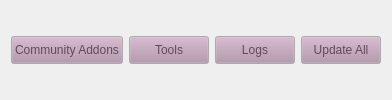
     <widget class="QWidget" name="widget_3" native="true">
      <property name="sizePolicy">
       <sizepolicy hsizetype="Preferred" vsizetype="Fixed">
        <horstretch>0</horstretch>
        <verstretch>0</verstretch>
       </sizepolicy>
      </property>
      <layout class="QHBoxLayout" name="horizontalLayout_4">
       <property name="topMargin">
        <number>0</number>
       </property>
       <property name="bottomMargin">
        <number>0</number>
       </property>
       <item>
        <widget class="QPushButton" name="push_addons">
         <property name="minimumSize">
          <size>
           <width>0</width>
           <height>28</height>
          </size>
         </property>
         <property name="palette">
          <palette>
           <active>
            <colorrole role="Button">
             <brush brushstyle="SolidPattern">
              <color alpha="255">
               <red>178</red>
               <green>146</green>
               <blue>169</blue>
              </color>
             </brush>
            </colorrole>
            <colorrole role="Text">
             <brush brushstyle="SolidPattern">
              <color alpha="255">
               <red>98</red>
               <green>73</green>
               <blue>91</blue>
              </color>
             </brush>
            </colorrole>
            <colorrole role="ButtonText">
             <brush brushstyle="SolidPattern">
              <color alpha="255">
               <red>98</red>
               <green>73</green>
               <blue>91</blue>
              </color>
             </brush>
            </colorrole>
            <colorrole role="PlaceholderText">
             <brush brushstyle="SolidPattern">
              <color alpha="128">
               <red>238</red>
               <green>238</green>
               <blue>236</blue>
              </color>
             </brush>
            </colorrole>
           </active>
           <inactive>
            <colorrole role="Button">
             <brush brushstyle="SolidPattern">
              <color alpha="255">
               <red>178</red>
               <green>146</green>
               <blue>169</blue>
              </color>
             </brush>
            </colorrole>
            <colorrole role="Text">
             <brush brushstyle="SolidPattern">
              <color alpha="255">
               <red>98</red>
               <green>73</green>
               <blue>91</blue>
              </color>
             </brush>
            </colorrole>
            <colorrole role="ButtonText">
             <brush brushstyle="SolidPattern">
              <color alpha="255">
               <red>98</red>
               <green>73</green>
               <blue>91</blue>
              </color>
             </brush>
            </colorrole>
            <colorrole role="PlaceholderText">
             <brush brushstyle="SolidPattern">
              <color alpha="128">
               <red>238</red>
               <green>238</green>
               <blue>236</blue>
              </color>
             </brush>
            </colorrole>
           </inactive>
           <disabled>
            <colorrole role="Button">
             <brush brushstyle="SolidPattern">
              <color alpha="255">
               <red>178</red>
               <green>146</green>
               <blue>169</blue>
              </color>
             </brush>
            </colorrole>
            <colorrole role="Text">
             <brush brushstyle="SolidPattern">
              <color alpha="255">
               <red>190</red>
               <green>190</green>
               <blue>190</blue>
              </color>
             </brush>
            </colorrole>
            <colorrole role="ButtonText">
             <brush brushstyle="SolidPattern">
              <color alpha="255">
               <red>190</red>
               <green>190</green>
               <blue>190</blue>
              </color>
             </brush>
            </colorrole>
            <colorrole role="PlaceholderText">
             <brush brushstyle="SolidPattern">
              <color alpha="128">
               <red>0</red>
               <green>0</green>
               <blue>0</blue>
              </color>
             </brush>
            </colorrole>
           </disabled>
          </palette>
         </property>
         <property name="text">
          <string>Community Addons</string>
         </property>
        </widget>
       </item>
       <item>
        <widget class="QPushButton" name="push_tools">
         <property name="minimumSize">
          <size>
           <width>0</width>
           <height>28</height>
          </size>
         </property>
         <property name="palette">
          <palette>
           <active>
            <colorrole role="Button">
             <brush brushstyle="SolidPattern">
              <color alpha="255">
               <red>178</red>
               <green>146</green>
               <blue>169</blue>
              </color>
             </brush>
            </colorrole>
            <colorrole role="Text">
             <brush brushstyle="SolidPattern">
              <color alpha="255">
               <red>98</red>
               <green>73</green>
               <blue>91</blue>
              </color>
             </brush>
            </colorrole>
            <colorrole role="ButtonText">
             <brush brushstyle="SolidPattern">
              <color alpha="255">
               <red>98</red>
               <green>73</green>
               <blue>91</blue>
              </color>
             </brush>
            </colorrole>
            <colorrole role="PlaceholderText">
             <brush brushstyle="SolidPattern">
              <color alpha="128">
               <red>238</red>
               <green>238</green>
               <blue>236</blue>
              </color>
             </brush>
            </colorrole>
           </active>
           <inactive>
            <colorrole role="Button">
             <brush brushstyle="SolidPattern">
              <color alpha="255">
               <red>178</red>
               <green>146</green>
               <blue>169</blue>
              </color>
             </brush>
            </colorrole>
            <colorrole role="Text">
             <brush brushstyle="SolidPattern">
              <color alpha="255">
               <red>98</red>
               <green>73</green>
               <blue>91</blue>
              </color>
             </brush>
            </colorrole>
            <colorrole role="ButtonText">
             <brush brushstyle="SolidPattern">
              <color alpha="255">
               <red>98</red>
               <green>73</green>
               <blue>91</blue>
              </color>
             </brush>
            </colorrole>
            <colorrole role="PlaceholderText">
             <brush brushstyle="SolidPattern">
              <color alpha="128">
               <red>238</red>
               <green>238</green>
               <blue>236</blue>
              </color>
             </brush>
            </colorrole>
           </inactive>
           <disabled>
            <colorrole role="Button">
             <brush brushstyle="SolidPattern">
              <color alpha="255">
               <red>178</red>
               <green>146</green>
               <blue>169</blue>
              </color>
             </brush>
            </colorrole>
            <colorrole role="Text">
             <brush brushstyle="SolidPattern">
              <color alpha="255">
               <red>190</red>
               <green>190</green>
               <blue>190</blue>
              </color>
             </brush>
            </colorrole>
            <colorrole role="ButtonText">
             <brush brushstyle="SolidPattern">
              <color alpha="255">
               <red>190</red>
               <green>190</green>
               <blue>190</blue>
              </color>
             </brush>
            </colorrole>
            <colorrole role="PlaceholderText">
             <brush brushstyle="SolidPattern">
              <color alpha="128">
               <red>0</red>
               <green>0</green>
               <blue>0</blue>
              </color>
             </brush>
            </colorrole>
           </disabled>
          </palette>
         </property>
         <property name="text">
          <string>Tools</string>
         </property>
        </widget>
       </item>
       <item>
        <widget class="QPushButton" name="push_logs">
         <property name="minimumSize">
          <size>
           <width>0</width>
           <height>28</height>
          </size>
         </property>
         <property name="palette">
          <palette>
           <active>
            <colorrole role="Button">
             <brush brushstyle="SolidPattern">
              <color alpha="255">
               <red>178</red>
               <green>146</green>
               <blue>169</blue>
              </color>
             </brush>
            </colorrole>
            <colorrole role="Text">
             <brush brushstyle="SolidPattern">
              <color alpha="255">
               <red>98</red>
               <green>73</green>
               <blue>91</blue>
              </color>
             </brush>
            </colorrole>
            <colorrole role="ButtonText">
             <brush brushstyle="SolidPattern">
              <color alpha="255">
               <red>98</red>
               <green>73</green>
               <blue>91</blue>
              </color>
             </brush>
            </colorrole>
            <colorrole role="PlaceholderText">
             <brush brushstyle="SolidPattern">
              <color alpha="128">
               <red>238</red>
               <green>238</green>
               <blue>236</blue>
              </color>
             </brush>
            </colorrole>
           </active>
           <inactive>
            <colorrole role="Button">
             <brush brushstyle="SolidPattern">
              <color alpha="255">
               <red>178</red>
               <green>146</green>
               <blue>169</blue>
              </color>
             </brush>
            </colorrole>
            <colorrole role="Text">
             <brush brushstyle="SolidPattern">
              <color alpha="255">
               <red>98</red>
               <green>73</green>
               <blue>91</blue>
              </color>
             </brush>
            </colorrole>
            <colorrole role="ButtonText">
             <brush brushstyle="SolidPattern">
              <color alpha="255">
               <red>98</red>
               <green>73</green>
               <blue>91</blue>
              </color>
             </brush>
            </colorrole>
            <colorrole role="PlaceholderText">
             <brush brushstyle="SolidPattern">
              <color alpha="128">
               <red>238</red>
               <green>238</green>
               <blue>236</blue>
              </color>
             </brush>
            </colorrole>
           </inactive>
           <disabled>
            <colorrole role="Button">
             <brush brushstyle="SolidPattern">
              <color alpha="255">
               <red>178</red>
               <green>146</green>
               <blue>169</blue>
              </color>
             </brush>
            </colorrole>
            <colorrole role="Text">
             <brush brushstyle="SolidPattern">
              <color alpha="255">
               <red>190</red>
               <green>190</green>
               <blue>190</blue>
              </color>
             </brush>
            </colorrole>
            <colorrole role="ButtonText">
             <brush brushstyle="SolidPattern">
              <color alpha="255">
               <red>190</red>
               <green>190</green>
               <blue>190</blue>
              </color>
             </brush>
            </colorrole>
            <colorrole role="PlaceholderText">
             <brush brushstyle="SolidPattern">
              <color alpha="128">
               <red>0</red>
               <green>0</green>
               <blue>0</blue>
              </color>
             </brush>
            </colorrole>
           </disabled>
          </palette>
         </property>
         <property name="text">
          <string>Logs</string>
         </property>
        </widget>
       </item>
       <item>
        <widget class="QPushButton" name="push_update_all">
         <property name="minimumSize">
          <size>
           <width>0</width>
           <height>28</height>
          </size>
         </property>
         <property name="palette">
          <palette>
           <active>
            <colorrole role="Button">
             <brush brushstyle="SolidPattern">
              <color alpha="255">
               <red>178</red>
               <green>146</green>
               <blue>169</blue>
              </color>
             </brush>
            </colorrole>
            <colorrole role="Text">
             <brush brushstyle="SolidPattern">
              <color alpha="255">
               <red>98</red>
               <green>73</green>
               <blue>91</blue>
              </color>
             </brush>
            </colorrole>
            <colorrole role="ButtonText">
             <brush brushstyle="SolidPattern">
              <color alpha="255">
               <red>98</red>
               <green>73</green>
               <blue>91</blue>
              </color>
             </brush>
            </colorrole>
            <colorrole role="PlaceholderText">
             <brush brushstyle="SolidPattern">
              <color alpha="128">
               <red>238</red>
               <green>238</green>
               <blue>236</blue>
              </color>
             </brush>
            </colorrole>
           </active>
           <inactive>
            <colorrole role="Button">
             <brush brushstyle="SolidPattern">
              <color alpha="255">
               <red>178</red>
               <green>146</green>
               <blue>169</blue>
              </color>
             </brush>
            </colorrole>
            <colorrole role="Text">
             <brush brushstyle="SolidPattern">
              <color alpha="255">
               <red>98</red>
               <green>73</green>
               <blue>91</blue>
              </color>
             </brush>
            </colorrole>
            <colorrole role="ButtonText">
             <brush brushstyle="SolidPattern">
              <color alpha="255">
               <red>98</red>
               <green>73</green>
               <blue>91</blue>
              </color>
             </brush>
            </colorrole>
            <colorrole role="PlaceholderText">
             <brush brushstyle="SolidPattern">
              <color alpha="128">
               <red>238</red>
               <green>238</green>
               <blue>236</blue>
              </color>
             </brush>
            </colorrole>
           </inactive>
           <disabled>
            <colorrole role="Button">
             <brush brushstyle="SolidPattern">
              <color alpha="255">
               <red>178</red>
               <green>146</green>
               <blue>169</blue>
              </color>
             </brush>
            </colorrole>
            <colorrole role="Text">
             <brush brushstyle="SolidPattern">
              <color alpha="255">
               <red>190</red>
               <green>190</green>
               <blue>190</blue>
              </color>
             </brush>
            </colorrole>
            <colorrole role="ButtonText">
             <brush brushstyle="SolidPattern">
              <color alpha="255">
               <red>190</red>
               <green>190</green>
               <blue>190</blue>
              </color>
             </brush>
            </colorrole>
            <colorrole role="PlaceholderText">
             <brush brushstyle="SolidPattern">
              <color alpha="128">
               <red>0</red>
               <green>0</green>
               <blue>0</blue>
              </color>
             </brush>
            </colorrole>
           </disabled>
          </palette>
         </property>
         <property name="text">
          <string>Update All</string>
         </property>
        </widget>
       </item>
      </layout>
     </widget>
